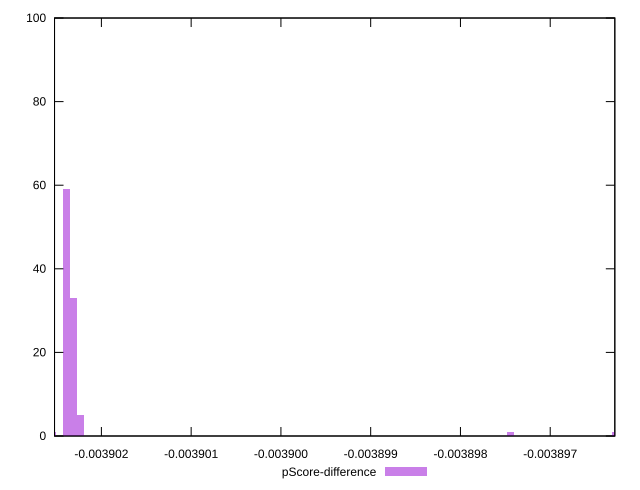

The gnuplot source for this figure:
reset

$pScoreDifference <<EOF
-0.0038974471852137272 1
-0.003896270585544232 1
-0.0039023889038256065 59
-0.0039023104638476404 33
-0.003902232023869674 5
-0.0039025457837815396 1
EOF

set key outside below
set boxwidth 7.843997796634385e-8
set xrange [-0.0039025219947625145:-0.0038962802731284663]
set yrange [0:100]
set trange [0:100]
set style fill transparent solid 0.5 noborder
set terminal svg size 640, 490 enhanced background rgb 'white'
set output "report_00017_2021-02-10T15-08-03.406Z/uses-long-cache-ttl/samples/pages+cached/pScore-difference/histogram.svg"

plot $pScoreDifference title "pScore-difference" with boxes

reset
